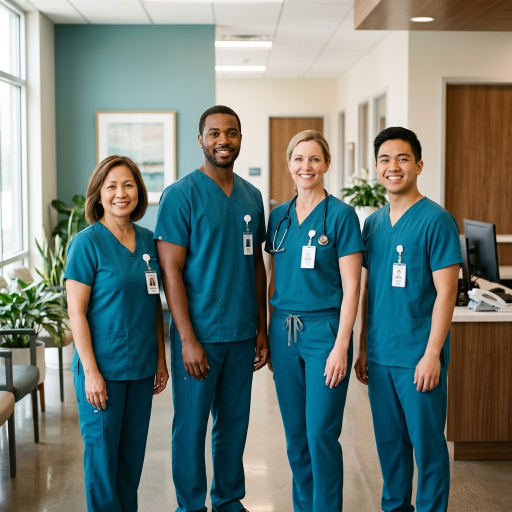
#> input picture assets/images/about.png, 1024 x 1024 px (shown at 1/2 size)
$ python crop.py ../images/about.png
#> lines starting #> are read from the running program, lines starting #| are printed output that depends on the picture; after the words box and inside, x2 and y2 are one past the last pixel; in counts of white or black regions, pixels touching at a corner belong together
import sys
from PIL import Image

def trim_whitespace(img_path, output_path, padding=10):
#> called with img_path = '../images/about.png', output_path = '../images/about.png', padding = 12
    try:
        im = Image.open(img_path)
#> im is the input picture: PIL image 1024x1024 RGB; mean R, G, B 108.8, 122.6, 117.6

        # Crop 10 pixels from all edges first to ignore generic artifacts or borders that generators add
        width, height = im.size
#> width = 1024; height = 1024
        # Crop 10 pixels inwards
        cropped_in = im.crop((10, 10, width-10, height-10))
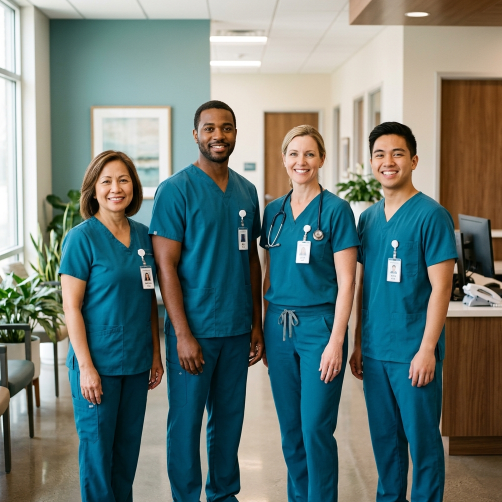
#> cropped_in: PIL image 1004x1004 RGB (shown at 1/2 size); mean R, G, B 107.4, 122, 117.4

        if cropped_in.mode != 'RGB':
            rgb_im = cropped_in.convert('RGB')
        else:
            rgb_im = cropped_in

        # Ignore pixels lighter than 235 (light grays and whites)
        def threshold_fn(x):
            return 0 if x > 235 else 255

        r, g, b = rgb_im.split()
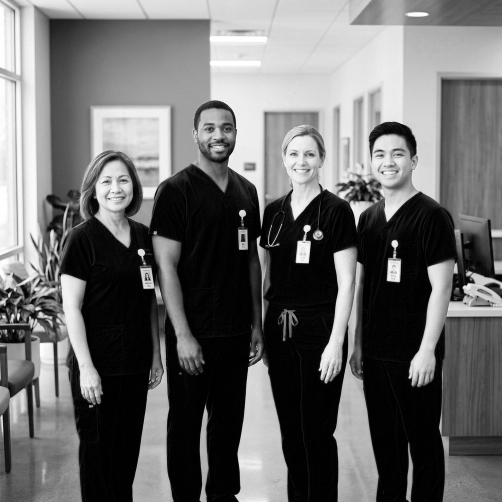
#> r: PIL image 1004x1004 L (shown at 1/2 size); min 0, max 255, mean 107.4
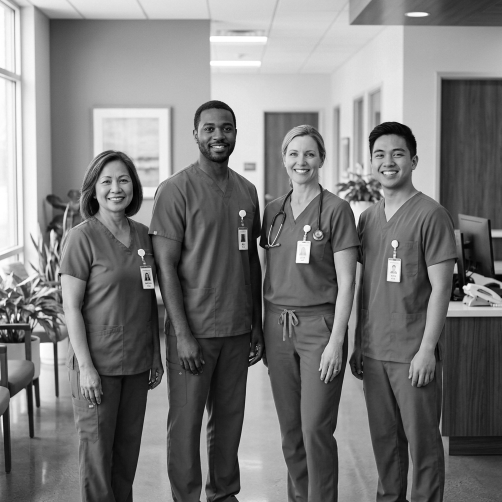
#> g: PIL image 1004x1004 L (shown at 1/2 size); min 0, max 255, mean 122
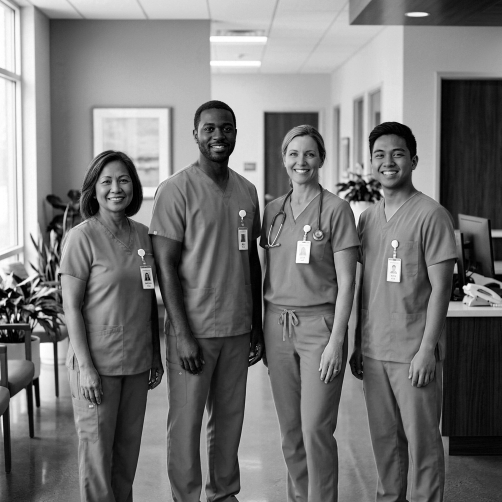
#> b: PIL image 1004x1004 L (shown at 1/2 size); min 0, max 255, mean 117.4
        r_thresh = r.point(threshold_fn)
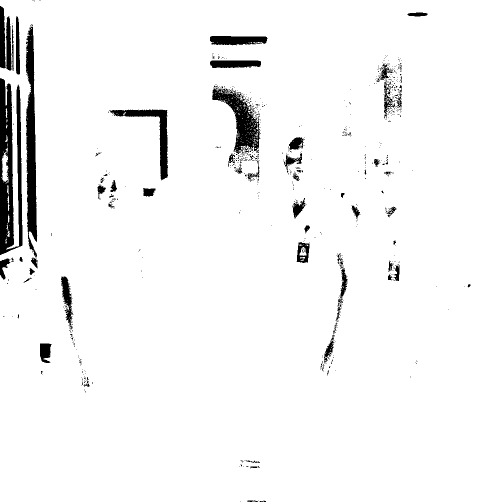
#> r_thresh: PIL image 1004x1004 L (shown at 1/2 size); 95.8% white; 671 black regions (603 under 20 px), largest, box (x1, y1, x2, y2) and area: (0, 156, 45, 510) 9864, (51, 53, 75, 515) 6708, (424, 171, 522, 311) 4907
        g_thresh = g.point(threshold_fn)
#> g_thresh: PIL image 1004x1004 L; 96.6% white; 186 black regions (160 under 20 px), largest, box (x1, y1, x2, y2) and area: (0, 156, 46, 510) 11864, (50, 48, 76, 537) 7872, (220, 219, 336, 366) 3120
        b_thresh = b.point(threshold_fn)
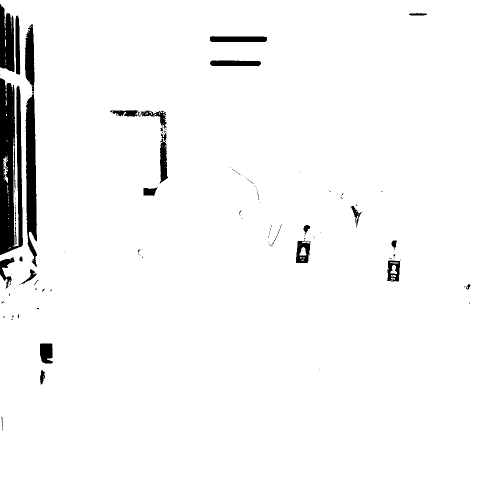
#> b_thresh: PIL image 1004x1004 L (shown at 1/2 size); 96.7% white; 140 black regions (113 under 20 px), largest, box (x1, y1, x2, y2) and area: (0, 156, 46, 510) 11994, (50, 48, 74, 534) 7426, (0, 8, 29, 144) 3062

        from PIL import ImageChops
        mask = ImageChops.add(ImageChops.add(r_thresh, g_thresh), b_thresh)
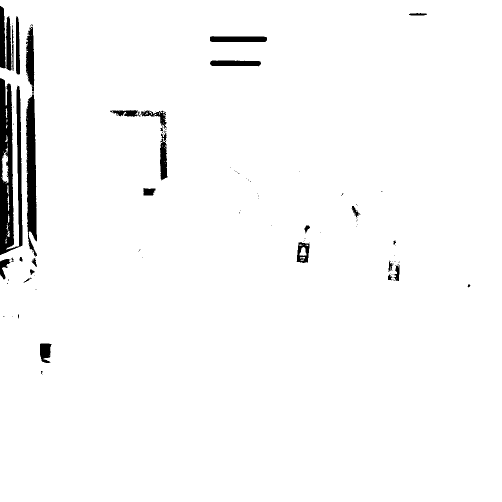
#> mask: PIL image 1004x1004 L (shown at 1/2 size); 97.3% white; 112 black regions (83 under 20 px), largest, box (x1, y1, x2, y2) and area: (0, 156, 45, 510) 9840, (51, 53, 74, 513) 6528, (420, 72, 534, 84) 1239

        bbox = mask.getbbox()
#> bbox = (0, 0, 1004, 1004)

        if bbox:
            print(f"[{img_path}] Inner bbox found: {bbox}")
#| [../images/about.png] Inner bbox found: (0, 0, 1004, 1004)
            # Add padding
            left, upper, right, lower = bbox
#> left = 0; upper = 0; right = 1004; lower = 1004
            inner_w, inner_h = cropped_in.size
#> inner_w = 1004; inner_h = 1004

            p_left = max(0, left - padding)
#> p_left = 0
            p_upper = max(0, upper - padding)
#> p_upper = 0
            p_right = min(inner_w, right + padding)
#> p_right = 1004
            p_lower = min(inner_h, lower + padding)
#> p_lower = 1004

            # Crop the inner image
            final_im = cropped_in.crop((p_left, p_upper, p_right, p_lower))
            final_im.save(output_path)
            print(f"[{img_path}] Cropped and saved to {output_path}")
        else:
            print(f"[{img_path}] Could not find a bounding box.")

    except Exception as e:
        print(f"Error processing {img_path}: {e}")

if __name__ == "__main__":
    for path in sys.argv[1:]:
        trim_whitespace(path, path, padding=12)
